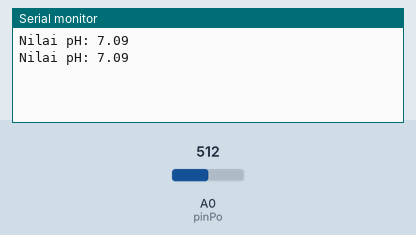
A sketch run on a simulated Arduino Uno, built with avr-gcc and run on an emulated ATmega328P. Parts: the last lines printed to the serial monitor. The inputs (shaded band) are chosen by the test bench; at power-on: A0 (pinPo) = 512.

Above: at 1.2 s.
1.3 s: A0 (pinPo) set to 716
At 2.6 s:
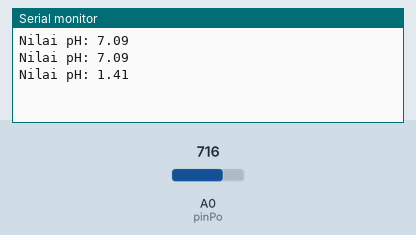
2.8 s: A0 (pinPo) set to 900
At 3.9 s:
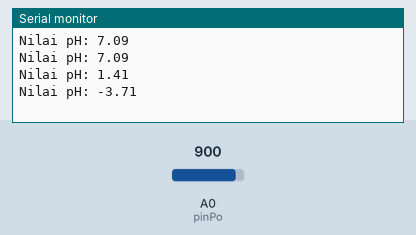
Timing chart, 0 to 5.8 s (numbered marks = the images above; inputs shaded):
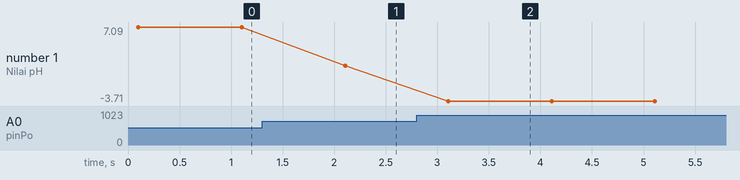

Measured:
- after the input at 1.3 s, the serial monitor: prints a new line after 0.80 s (image 1)
- after the input at 2.8 s, the serial monitor: prints a new line after 0.31 s (image 2)
- plotted number 1: 7.09 → 1.41 after the input at 1.3 s, 1.41 → -3.71 after the input at 2.8 s

The sketch:

fix.ino
```cpp
const int pinPo = A0;

void setup() {
  Serial.begin(9600);
}

void loop() {
  int arr[10];
  int wadah;
  unsigned long int rataRata = 0;
  // Mengambil 10 sample pembacaan
  for (int i = 0; i < 10; i++) {
    arr[i] = analogRead(pinPo);
    delay(10);
  }
  // menyortir anggota arr dari hasil yang diukur berdasarkan ukuran
  for (int i = 0; i < 9; i++) {
    for (int j = i + 1; j < 10; j++) {
      if (arr[i] > arr[j]) {
        wadah = arr[i];
        arr[i] = arr[j];
        arr[j] = wadah;
      }
    }
  }
  // simpan hasil ke-2 hingga ke-8 untuk
  // variabel tempat rataRata dihitung
  // (hilangkan dua anggota arr di awal
  // dan akhiri untuk akurasi yang lebih baik)
  for (int i = 2; i < 8; i++) {
    rataRata += arr[i];
  }
  // perhitungan nilai pH dari rataRata
  // pengukuran dan konversi ke kisaran 0-14 pH
  float nilaiMentahPH = (float)rataRata * 5.0 / 1024 / 6;
  float hasilUkurPH = -5.70 * nilaiMentahPH + 21.34;        // Ini saya kalkulasi pake rumus umum.. jadi misalnya hasilnya kurang sesuai.. mbanya bisa cari rumusnya pake metode regresi
  // Cetak Hasil ke Serial Monitor
  Serial.print("Nilai pH: ");
  Serial.println(hasilUkurPH);
  // jeda 900 ms sebelum pengukuran baru, yaitu total 1 detik
  delay(900);
}
```
